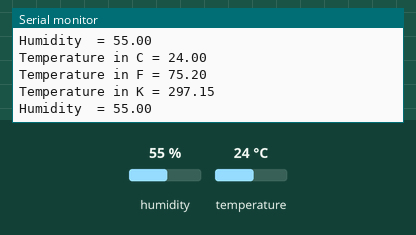
Bench run of a sketch on a simulated Arduino Uno, built with avr-gcc and run on an emulated ATmega328P. On the bench: the last lines printed to the serial monitor. The test bench sets the inputs (shaded band); at power-on: humidity 55 %, temperature 24 °C.

Above: at 5.8 s.
5.9 s: humidity set to 22 %
At 10.9 s:
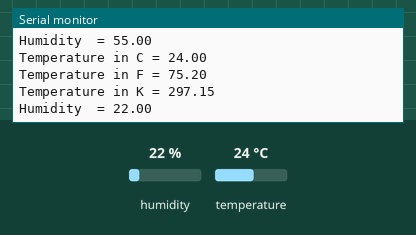
11.9 s: temperature set to 12 °C
At 15.6 s:
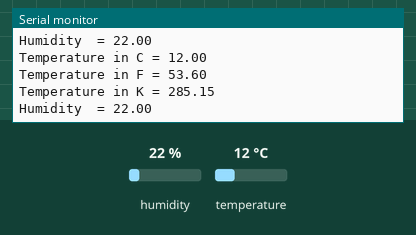
17.9 s: humidity set to 40 %
At 21.5 s:
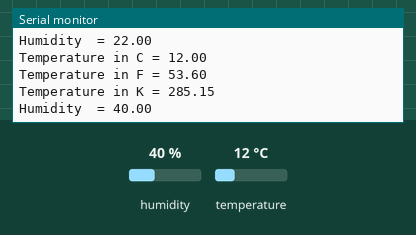
Timing chart, 0 to 23.0 s (numbered marks = the images above; inputs shaded):
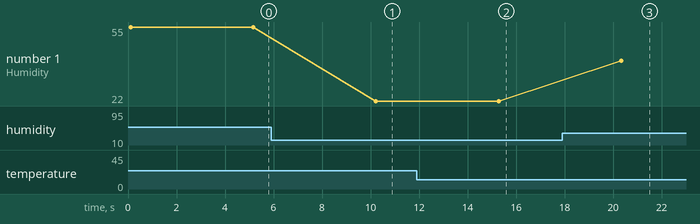

The sketch:

sketch_mar07c_problem_3_INT_TERMOMETRE.ino
```cpp
#include <dht.h>

dht DHT;
#define DHT11_PIN 7

void setup() {
  Serial.begin(9600);
}

void loop() {
  int value = DHT.read11(DHT11_PIN);
  float t = DHT.temperature;
  float h = DHT.humidity;
  Serial.print("Temperature in C = ");
  Serial.println(DHT.temperature);
  Serial.print("Temperature in F = ");
  Serial.println((t * 9.0) / 5.0 + 32.0);
  Serial.print("Temperature in K = ");
  Serial.println(t = t + 273.15);
  Serial.print("Humidity  = ");
  Serial.println(DHT.humidity);
  delay(5000);
}
```

Measured:
- after the input at 5.9 s, the serial monitor: prints a new line after 4.3 s (image 1)
- after the input at 11.9 s, the serial monitor: prints a new line after 3.3 s (image 2)
- after the input at 17.9 s, the serial monitor: prints a new line after 2.4 s (image 3)
- plotted number 1: 55 → 22 after the input at 5.9 s, 22 → 40 after the input at 17.9 s
